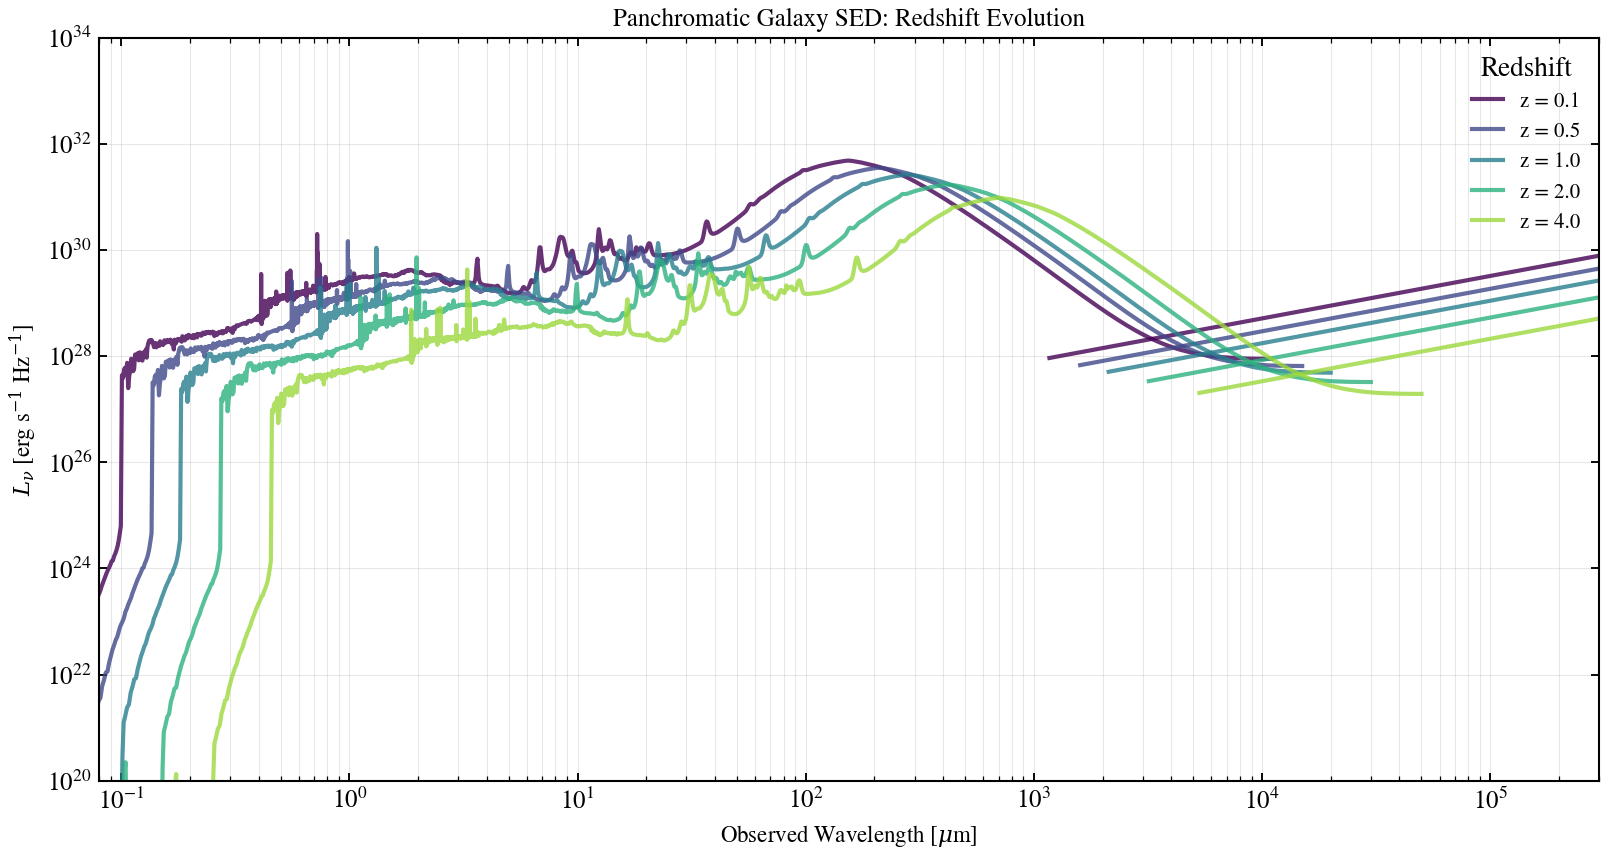

Here is the Python script that generated this plot:
"""
Panchromatic SED: Redshift Evolution
=====================================

Take a star-forming galaxy SED and observe how it transforms in observed-frame
wavelength when placed at increasing redshifts (z=0.1, 0.5, 1.0, 2.0, 4.0).
The same rest-frame panchromatic structure (UV, optical, IR, radio) shifts to
longer observed wavelengths, enabling photometric surveys to probe different
physical regions at different epochs.

Requires SSP grid (``data/ssp_prsc_miles_*.h5``).
"""

# sphinx_gallery_thumbnail_number = 1

from pathlib import Path

import jax
import jax.numpy as jnp
import matplotlib.pyplot as plt
import numpy as np

jax.config.update("jax_enable_x64", True)

from tengri import (
    Fixed,
    Observation,
    Parameters,
    SEDModel,
    Spectroscopy,
    load_ssp_data,
    setup_style,
)
from tengri.radio import radio_star_forming

setup_style()


def _find_ssp():
    """Find SSP data file in standard locations."""
    name = "ssp_prsc_miles_chabrier_wNE_logGasU-3.0_logGasZ0.0.h5"
    for p in [
        Path("data") / name,
        Path("../data") / name,
        Path("../../data") / name,
        Path("../../../data") / name,
    ]:
        if p.exists():
            return str(p)
    return None


ssp_path = _find_ssp()
if ssp_path is None:
    raise FileNotFoundError("SSP data not found — skipping example")

ssp = load_ssp_data(ssp_path)

# Wavelength grid: UV through radio (in rest-frame Å)
wave_sed = jnp.logspace(jnp.log10(1000.0), jnp.log10(1e7), 800)

# Redshifts to sweep
redshifts = [0.1, 0.5, 1.0, 2.0, 4.0]
colors = plt.cm.viridis(np.linspace(0.0, 0.85, len(redshifts)))

fig, ax = plt.subplots(figsize=(11, 6))

key = jax.random.PRNGKey(0)

for z, color in zip(redshifts, colors):
    # Rebuild spec with fixed redshift
    obs = Observation(spectroscopy=Spectroscopy(wave_obs=wave_sed))
    spec_z = Parameters(
        mean_sfh_type="tsnorm",
        dust_emission="draine_li2007",
        sfh_tsnorm_log_peak_sfr=Fixed(1.2),
        sfh_tsnorm_peak_lbt_gyr=Fixed(3.0),
        sfh_tsnorm_width_gyr=Fixed(2.5),
        sfh_tsnorm_skew=Fixed(0.0),
        sfh_tsnorm_trunc=Fixed(2.0),
        met_logzsol=Fixed(0.0),
        dust_tau_bc=Fixed(0.5),
        dust_tau_diff=Fixed(0.3),
        dust_slope=Fixed(-0.7),
        dust_umin=Fixed(2.0),
        dust_qpah=Fixed(3.5),
        dust_gamma_dl=Fixed(0.02),
        redshift=Fixed(z),
    )
    model = SEDModel(spec_z, ssp, observation=obs)
    params = spec_z.sample(key)

    # Predict rest-frame SED
    pred = model.predict_rest_sed(params)
    wave_rest_um = np.array(pred.wavelength) / 1e4  # Å → µm
    l_nu_rest = np.array(pred.sed)

    # Shift to observed frame
    wave_obs_um = wave_rest_um * (1 + z)
    l_nu_obs = l_nu_rest / (1 + z)  # Cosmological dimming + redshift

    # Radio component (appended)
    wave_radio_rest = jnp.logspace(7, 11, 150)  # Å
    L_ir_erg = 3e11 * 3.839e33
    l_radio_rest = np.array(radio_star_forming(wave_radio_rest, L_ir=L_ir_erg, alpha_sf=0.8))
    wave_radio_obs_um = (wave_radio_rest / 1e4) * (1 + z)
    l_radio_obs = l_radio_rest / (1 + z)

    # Combined observed-frame SED
    mask = l_nu_obs > 0
    mask_r = l_radio_obs > 0

    # Plot combined SED
    if np.any(mask):
        ax.loglog(
            wave_obs_um[mask],
            l_nu_obs[mask],
            lw=2.0,
            color=color,
            alpha=0.8,
            label=f"z = {z}",
        )
    if np.any(mask_r):
        ax.loglog(
            wave_radio_obs_um[mask_r],
            l_radio_obs[mask_r],
            lw=2.0,
            color=color,
            alpha=0.8,
        )

ax.set_xlabel(r"Observed Wavelength [$\mu$m]", fontsize=11)
ax.set_ylabel(r"$L_\nu$ [erg s$^{-1}$ Hz$^{-1}$]", fontsize=11)
ax.set_title("Panchromatic Galaxy SED: Redshift Evolution", fontsize=12)
ax.legend(fontsize=10, frameon=False, loc="upper right", title="Redshift")
ax.set_xlim(0.08, 3e5)
ax.set_ylim(1e20, 1e34)
ax.grid(True, alpha=0.3, which="both")

fig.tight_layout()
plt.savefig("plot_panchromatic_redshift_sweep.png", dpi=150, bbox_inches="tight")
plt.show()
